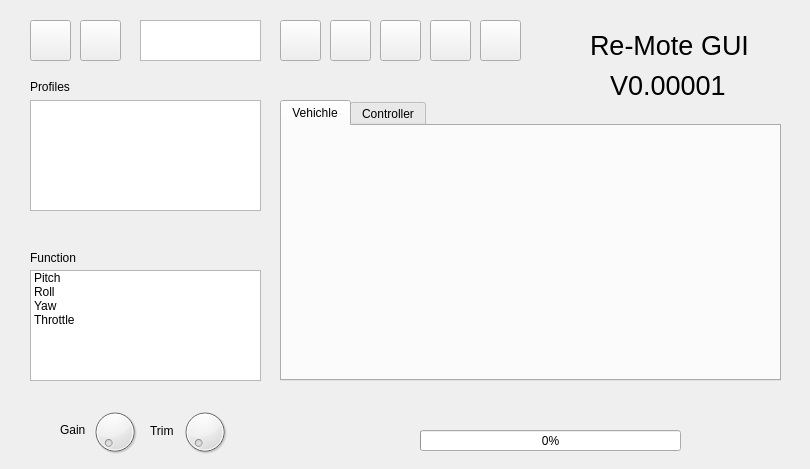
<?xml version="1.0" encoding="UTF-8"?>
<ui version="4.0">
 <class>dashboard</class>
 <widget class="QMainWindow" name="dashboard">
  <property name="geometry">
   <rect>
    <x>0</x>
    <y>0</y>
    <width>810</width>
    <height>469</height>
   </rect>
  </property>
  <property name="windowTitle">
   <string>dashboard</string>
  </property>
  <widget class="QWidget" name="centralWidget">
   <widget class="QLabel" name="logo">
    <property name="geometry">
     <rect>
      <x>380</x>
      <y>390</y>
      <width>301</width>
      <height>31</height>
     </rect>
    </property>
    <property name="text">
     <string/>
    </property>
    <property name="pixmap">
     <pixmap resource="remote-gui.qrc">:/new/remote-gui/images/fast-logo.png</pixmap>
    </property>
    <property name="scaledContents">
     <bool>true</bool>
    </property>
   </widget>
   <widget class="QListWidget" name="proflist">
    <property name="geometry">
     <rect>
      <x>30</x>
      <y>100</y>
      <width>231</width>
      <height>111</height>
     </rect>
    </property>
    <property name="selectionMode">
     <enum>QAbstractItemView::MultiSelection</enum>
    </property>
   </widget>
   <widget class="QLabel" name="proflabel">
    <property name="geometry">
     <rect>
      <x>30</x>
      <y>80</y>
      <width>46</width>
      <height>13</height>
     </rect>
    </property>
    <property name="text">
     <string>Profiles</string>
    </property>
    <property name="scaledContents">
     <bool>true</bool>
    </property>
   </widget>
   <widget class="QLabel" name="funclabel">
    <property name="geometry">
     <rect>
      <x>30</x>
      <y>250</y>
      <width>61</width>
      <height>16</height>
     </rect>
    </property>
    <property name="text">
     <string>Function</string>
    </property>
   </widget>
   <widget class="QListWidget" name="funclist">
    <property name="geometry">
     <rect>
      <x>30</x>
      <y>270</y>
      <width>231</width>
      <height>111</height>
     </rect>
    </property>
    <item>
     <property name="text">
      <string>Pitch</string>
     </property>
    </item>
    <item>
     <property name="text">
      <string>Roll</string>
     </property>
    </item>
    <item>
     <property name="text">
      <string>Yaw</string>
     </property>
    </item>
    <item>
     <property name="text">
      <string>Throttle</string>
     </property>
    </item>
   </widget>
   <widget class="QDial" name="dial">
    <property name="geometry">
     <rect>
      <x>90</x>
      <y>400</y>
      <width>50</width>
      <height>64</height>
     </rect>
    </property>
   </widget>
   <widget class="QDial" name="dial_2">
    <property name="geometry">
     <rect>
      <x>180</x>
      <y>400</y>
      <width>50</width>
      <height>64</height>
     </rect>
    </property>
   </widget>
   <widget class="QLabel" name="label">
    <property name="geometry">
     <rect>
      <x>60</x>
      <y>420</y>
      <width>31</width>
      <height>20</height>
     </rect>
    </property>
    <property name="text">
     <string>Gain</string>
    </property>
   </widget>
   <widget class="QLabel" name="label_2">
    <property name="geometry">
     <rect>
      <x>150</x>
      <y>420</y>
      <width>31</width>
      <height>21</height>
     </rect>
    </property>
    <property name="text">
     <string>Trim</string>
    </property>
   </widget>
   <widget class="QTabWidget" name="tabWidget">
    <property name="geometry">
     <rect>
      <x>280</x>
      <y>100</y>
      <width>501</width>
      <height>281</height>
     </rect>
    </property>
    <property name="currentIndex">
     <number>0</number>
    </property>
    <widget class="QWidget" name="vehicle">
     <attribute name="title">
      <string>Vehichle</string>
     </attribute>
    </widget>
    <widget class="QWidget" name="controller">
     <attribute name="title">
      <string>Controller</string>
     </attribute>
    </widget>
   </widget>
   <widget class="QLabel" name="label_6">
    <property name="geometry">
     <rect>
      <x>590</x>
      <y>20</y>
      <width>181</width>
      <height>51</height>
     </rect>
    </property>
    <property name="font">
     <font>
      <pointsize>20</pointsize>
     </font>
    </property>
    <property name="text">
     <string>Re-Mote GUI</string>
    </property>
   </widget>
   <widget class="QLabel" name="label_7">
    <property name="geometry">
     <rect>
      <x>610</x>
      <y>60</y>
      <width>131</width>
      <height>51</height>
     </rect>
    </property>
    <property name="font">
     <font>
      <pointsize>20</pointsize>
     </font>
    </property>
    <property name="text">
     <string>V0.00001</string>
    </property>
   </widget>
   <widget class="QTextEdit" name="textEdit">
    <property name="geometry">
     <rect>
      <x>140</x>
      <y>20</y>
      <width>121</width>
      <height>41</height>
     </rect>
    </property>
   </widget>
   <widget class="QPushButton" name="addbutton">
    <property name="geometry">
     <rect>
      <x>30</x>
      <y>20</y>
      <width>41</width>
      <height>41</height>
     </rect>
    </property>
    <property name="text">
     <string/>
    </property>
    <property name="icon">
     <iconset resource="remote-gui.qrc">
      <normaloff>:/new/remote-gui/images/add-profile.png</normaloff>:/new/remote-gui/images/add-profile.png</iconset>
    </property>
    <property name="iconSize">
     <size>
      <width>40</width>
      <height>40</height>
     </size>
    </property>
   </widget>
   <widget class="QPushButton" name="delbutton">
    <property name="geometry">
     <rect>
      <x>80</x>
      <y>20</y>
      <width>41</width>
      <height>41</height>
     </rect>
    </property>
    <property name="text">
     <string/>
    </property>
    <property name="icon">
     <iconset resource="remote-gui.qrc">
      <normaloff>:/new/remote-gui/images/del-profile.png</normaloff>:/new/remote-gui/images/del-profile.png</iconset>
    </property>
    <property name="iconSize">
     <size>
      <width>40</width>
      <height>40</height>
     </size>
    </property>
   </widget>
   <widget class="QPushButton" name="openbutton">
    <property name="geometry">
     <rect>
      <x>280</x>
      <y>20</y>
      <width>41</width>
      <height>41</height>
     </rect>
    </property>
    <property name="text">
     <string/>
    </property>
    <property name="icon">
     <iconset resource="remote-gui.qrc">
      <normaloff>:/new/remote-gui/images/open-profile.png</normaloff>:/new/remote-gui/images/open-profile.png</iconset>
    </property>
    <property name="iconSize">
     <size>
      <width>40</width>
      <height>40</height>
     </size>
    </property>
   </widget>
   <widget class="QPushButton" name="savebutton">
    <property name="geometry">
     <rect>
      <x>330</x>
      <y>20</y>
      <width>41</width>
      <height>41</height>
     </rect>
    </property>
    <property name="text">
     <string/>
    </property>
    <property name="icon">
     <iconset resource="remote-gui.qrc">
      <normaloff>:/new/remote-gui/images/save-profile.png</normaloff>:/new/remote-gui/images/save-profile.png</iconset>
    </property>
    <property name="iconSize">
     <size>
      <width>40</width>
      <height>40</height>
     </size>
    </property>
   </widget>
   <widget class="QPushButton" name="newbutton">
    <property name="geometry">
     <rect>
      <x>380</x>
      <y>20</y>
      <width>41</width>
      <height>41</height>
     </rect>
    </property>
    <property name="text">
     <string/>
    </property>
    <property name="icon">
     <iconset resource="remote-gui.qrc">
      <normaloff>:/new/remote-gui/images/new-profile.png</normaloff>:/new/remote-gui/images/new-profile.png</iconset>
    </property>
    <property name="iconSize">
     <size>
      <width>40</width>
      <height>40</height>
     </size>
    </property>
   </widget>
   <widget class="QPushButton" name="uploadbutton">
    <property name="geometry">
     <rect>
      <x>430</x>
      <y>20</y>
      <width>41</width>
      <height>41</height>
     </rect>
    </property>
    <property name="text">
     <string/>
    </property>
    <property name="icon">
     <iconset resource="remote-gui.qrc">
      <normaloff>:/new/remote-gui/images/upload-profile.png</normaloff>:/new/remote-gui/images/upload-profile.png</iconset>
    </property>
    <property name="iconSize">
     <size>
      <width>40</width>
      <height>40</height>
     </size>
    </property>
   </widget>
   <widget class="QPushButton" name="downloadbutton">
    <property name="geometry">
     <rect>
      <x>480</x>
      <y>20</y>
      <width>41</width>
      <height>41</height>
     </rect>
    </property>
    <property name="text">
     <string/>
    </property>
    <property name="icon">
     <iconset resource="remote-gui.qrc">
      <normaloff>:/new/remote-gui/images/download-profile.png</normaloff>:/new/remote-gui/images/download-profile.png</iconset>
    </property>
    <property name="iconSize">
     <size>
      <width>40</width>
      <height>40</height>
     </size>
    </property>
   </widget>
   <widget class="QProgressBar" name="progressBar">
    <property name="geometry">
     <rect>
      <x>420</x>
      <y>430</y>
      <width>261</width>
      <height>21</height>
     </rect>
    </property>
    <property name="value">
     <number>0</number>
    </property>
   </widget>
  </widget>
  <action name="actionGood_bye">
   <property name="text">
    <string>Good bye</string>
   </property>
  </action>
 </widget>
 <layoutdefault spacing="6" margin="11"/>
 <resources>
  <include location="remote-gui.qrc"/>
 </resources>
 <connections/>
</ui>
